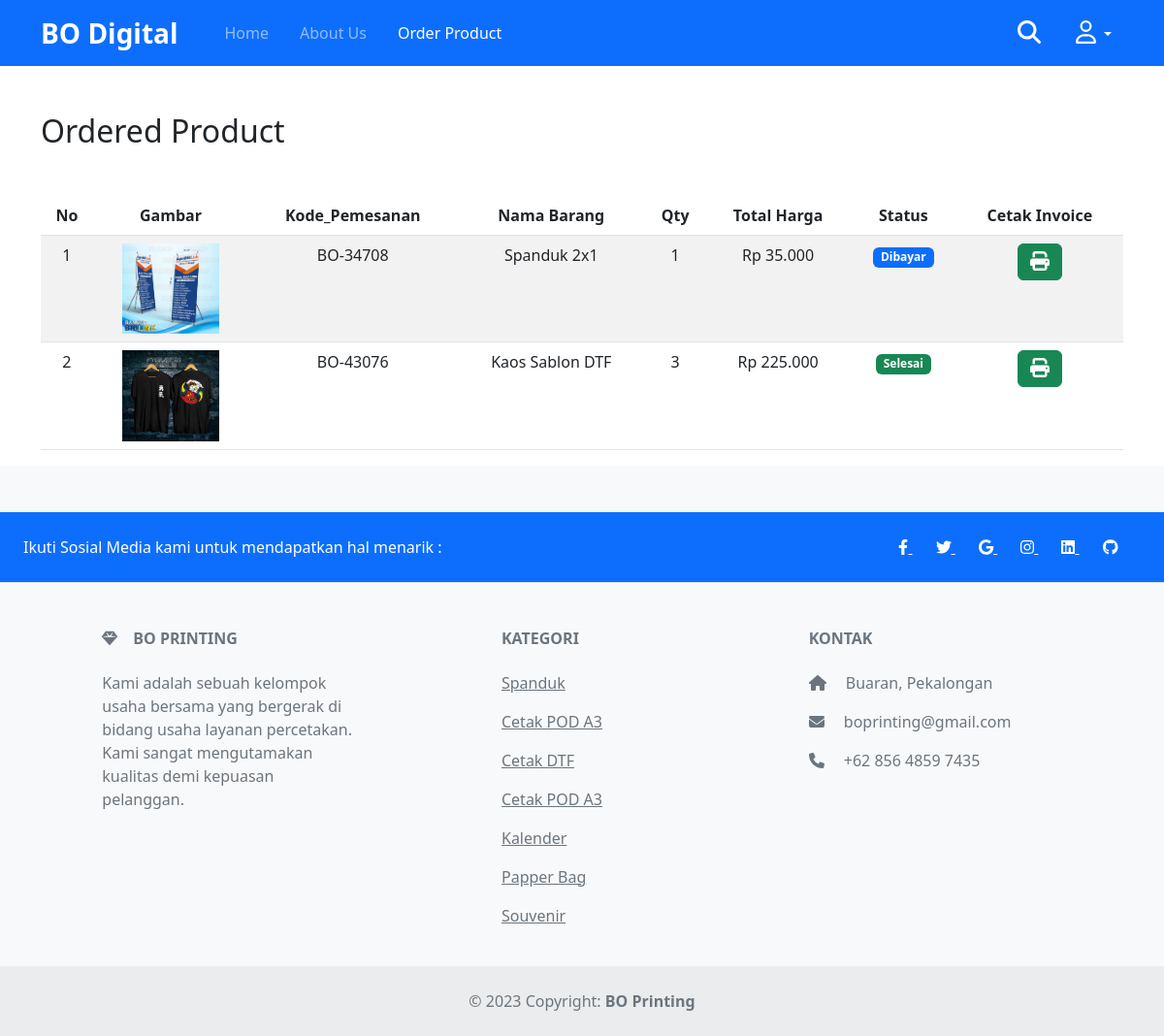
The page /order.php (signed in) on the database its author committed.
### tables this page shows
CREATE TABLE `tb_pemesanan` (
  `kd_pemesanan` char(8) NOT NULL,
  `id_user` int(11) NOT NULL,
  `Kd_Barang` int(11) NOT NULL,
  `nama` varchar(50) NOT NULL,
  `email` varchar(50) NOT NULL,
  `nohp` varchar(15) NOT NULL,
  `qty` int(3) NOT NULL,
  `alamat` text NOT NULL,
  `total` int(11) NOT NULL,
  `status` enum('Belum Bayar','Dibayar','Selesai') NOT NULL DEFAULT 'Belum Bayar',
  `tanggal` timestamp NOT NULL DEFAULT current_timestamp()
);

CREATE TABLE `tb_stock` (
  `Kd_Barang` int(11) NOT NULL,
  `Nama_Barang` varchar(100) NOT NULL,
  `Jenis_Barang` varchar(100) NOT NULL,
  `Stock` int(10) NOT NULL,
  `Satuan` varchar(20) NOT NULL,
  `Harga` int(11) NOT NULL,
  `Deskripsi` varchar(255) NOT NULL,
  `Foto` varchar(255) NOT NULL
);

### config.php (called while the page is built, shortened)
<?php
$mainUrlAdmin = "http://localhost/pemesanan/";
?>

### order.php (the view, shortened to what this page needs)
<?php
require_once 'config.php';
$title = "Order";
require_once 'template/header.php';
require_once 'template/navbar.php';
$idUser = $_SESSION['id_user'];
?>
<div class="container mt-5">
    <h2>Ordered Product</h2>
    <table class="table table-striped table-hover mt-5">
        <thead>
            <tr>
                <th><center>No</center></th>
                <th><center>Gambar</center></th>
                <th><center>Kode_Pemesanan</center></th>
                <th><center>Nama Barang</center></th>
                <th><center>Qty</center></th>
                <th><center>Total Harga</center></th>
                <th><center>Status</center></th>
                <th><center>Cetak Invoice</center></th>
            </tr>
        </thead>
        <tbody>
            <?php
            $no = 1;
            $dataPesan = mysqli_query($con, "SELECT tb_stock.Foto, tb_pemesanan.kd_pemesanan, tb_stock.Nama_Barang, tb_pemesanan.qty, tb_pemesanan.total, tb_pemesanan.status FROM tb_pemesanan, tb_stock WHERE id_user = $idUser and tb_pemesanan.Kd_Barang = tb_stock.Kd_Barang");
            while($data = mysqli_fetch_array($dataPesan)){
                if(mysqli_num_rows($dataPesan) > 0){
            ?>
                <tr>
                    <td><center><?= $no; ?></center></td>
                    <td><center><img src="admin/assets/images/stock/<?= $data['Foto']; ?>" alt="" width="100px"></center></td>
                    <td><center><?= $data['kd_pemesanan']; ?></center></td>
                    <td><center><?= $data['Nama_Barang']; ?></center></td>
                    <td><center><?= $data['qty']; ?></center></td>
                    <td><center>Rp <?= number_format($data['total'], 0, ',', '.') ?></center></td>
                    <?php
                        if($data['status'] === 'Belum Bayar'){
                            $badge = 'bg-warning';
                        } elseif($data['status'] === 'Dibayar'){
                            $badge = 'bg-primary';
                        } else {
                            $badge = 'bg-success';
                        }
                    ?>
                    <td><center><span class="badge <?= $badge; ?>"><?= $data['status']; ?></span></center></td>
                    <td><center><a href="invoice/invoice.php?kode=<?= $data['kd_pemesanan']; ?>" class="btn btn-success <?= $data['status'] === 'Belum Bayar' ? 'disabled' : '' ?>"><i class="fa-solid fa-print fs-5"></i></a></center></td>
                </tr>
            <?php
                } else {
            ?>
                <tr>
                    <td><center>Anda belum memesan produk</center></td>
                </tr>
            <?php
                }
            $no++;
            }
            ?>
        </tbody>
    </table>
</div>
<?php
require_once 'template/footer.php';
?>

### template/header.php (shortened to what this page needs)
<!doctype html>
<html lang="en">
<head>
    <link href="https://cdn.jsdelivr.net/npm/bootstrap@5.2.3/dist/css/bootstrap.min.css" rel="stylesheet">
    <link rel="stylesheet" href="<?= $mainUrlAdmin; ?>assets/style.css">
</head>
<body>

### template/navbar.php (shortened to what this page needs)
<nav class="navbar navbar-expand-lg navbar-dark bg-primary" style="z-index: 1;">
    <div class="container">
        <a class="navbar-brand fs-3 fw-bold" href="index.php">BO Digital</a>
        <div class="collapse navbar-collapse" id="navbarSupportedContent">
            <ul class="navbar-nav ms-4 mb-2 mb-lg-0">
                <li class="nav-item me-3">
                    <a class="nav-link <?php if($title == 'BO Printing') echo 'active'; ?>" aria-current="page" href="index.php">Home</a>
                </li>
                <li class="nav-item me-3">
                    <a class="nav-link <?php if($title == 'About') echo 'active'; ?>" href="about.php">About Us</a>
                </li>
                <li class="nav-item me-3">
                    <a class="nav-link <?php if($title == 'Order') echo 'active'; ?>" href="order.php">Order Product</a>
                </li>
            </ul>
            <div class="ms-4 icon-search">
                <i class="fa-solid fa-magnifying-glass text-white fs-4" id="icon-search"></i>
            </div>
            <?php
            if (isset($_SESSION['email'])) {
            ?>
                <div class="ms-4">
                    <div class="dropdown">
                        <button class="btn btn-secondary dropdown-toggle bg-transparent border-0" type="button" data-bs-toggle="dropdown" aria-expanded="false">
                            <i class="fa-regular fa-user text-white fs-4"></i>
                        </button>
                    </div>
                </div>
            <?php
            } else {
            ?>
                <div class="ms-4">
                    <a href="auth/login.php" class="btn btn-outline-light">Login</a>
                </div>
            <?php
            }
            ?>
        </div>
    </div>
</nav>

### template/footer.php (shortened to what this page needs)
<footer class="pt-5 text-center text-lg-start bg-light text-muted">
    <section class="d-flex justify-content-center justify-content-lg-between p-4 border-bottom bg-primary text-white">
        <div class="me-5 d-none d-lg-block">
            <span>Ikuti Sosial Media kami untuk mendapatkan hal menarik : </span>
        </div>
        <div>
            <a href="#" class="me-4 text-reset">
                <i class="fab fa-facebook-f"></i>
            </a>
            <a href="#" class="me-4 text-reset">
                <i class="fab fa-twitter"></i>
            </a>
            <a href="#" class="me-4 text-reset">
                <i class="fab fa-google"></i>
            </a>
            <a href="#" class="me-4 text-reset">
                <i class="fab fa-instagram"></i>
            </a>
            <a href="#" class="me-4 text-reset">
                <i class="fab fa-linkedin"></i>
            </a>
            <a href="#" class="me-4 text-reset">
                <i class="fab fa-github"></i>
            </a>
        </div>
    </section>
    <section class="">
        <div class="container text-center text-md-start mt-5">
            <div class="row mt-3">
                <div class="col-md-3 col-lg-4 col-xl-3 mx-auto mb-4">
                    <h6 class="text-uppercase fw-bold mb-4">
                        <i class="fas fa-gem me-3"></i>BO Printing
                    </h6>
                    <p>
                        Kami adalah sebuah kelompok usaha bersama yang bergerak di bidang usaha layanan percetakan. Kami sangat mengutamakan kualitas demi kepuasan pelanggan.
                    </p>
                </div>
                <div class="col-md-2 col-lg-2 col-xl-2 mx-auto mb-4">
                    <h6 class="text-uppercase fw-bold mb-4">
                        Kategori
                    </h6>
                    <?php
                    require_once 'config.php';
                    $jenisBarang = mysqli_query($con, "SELECT Jenis_Barang FROM tb_stock");
                    while($category = mysqli_fetch_array($jenisBarang)){
                    ?>
                        <p>
                            <a href="catalog.php?search=<?= $category['Jenis_Barang']; ?>" class="text-reset"><?= $category['Jenis_Barang']; ?></a>
                        </p>
                    <?php
                    }
                    ?>
                </div>
                <div class="col-md-4 col-lg-3 col-xl-3 mx-auto mb-md-0 mb-4">
                    <h6 class="text-uppercase fw-bold mb-4">Kontak</h6>
                    <p><i class="fas fa-home me-3"></i> Buaran, Pekalongan</p>
                    <p>
                        <i class="fas fa-envelope me-3"></i>
                        boprinting@gmail.com
                    </p>
                    <p><i class="fas fa-phone me-3"></i> +62 856 4859 7435</p>
                </div>
            </div>
        </div>
    </section>
    <div class="text-center p-4" style="background-color: rgba(0, 0, 0, 0.05);">
        © <?= date('Y'); ?> Copyright: <b>BO Printing</b>
    </div>
</footer>
</body>
</html>

### assets/style.css (style rules this page uses)
.icon-search { cursor: pointer; }

### rows shown on the page
tb_pemesanan: Kd_Barang.Foto (picture), kd_pemesanan "BO-34708", Kd_Barang.Nama_Barang "Spanduk 2x1", qty "1", total "35.000", status "Dibayar"
tb_pemesanan: Kd_Barang.Foto (picture), kd_pemesanan "BO-43076", Kd_Barang.Nama_Barang "Kaos Sablon DTF", qty "3", total "225.000", status "Selesai"

### other values the page prints
$category['Jenis_Barang'] "Spanduk"
$category['Jenis_Barang'] "Cetak POD A3"
$category['Jenis_Barang'] "Cetak DTF"
$category['Jenis_Barang'] "Kalender"
$category['Jenis_Barang'] "Papper Bag"
$category['Jenis_Barang'] "Souvenir"
